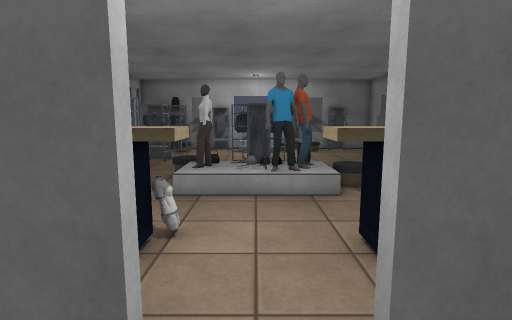
view 1 (above)

20 first-person views from a walk through a Unity game level. The camera is 1.4 m above the floor, tilts 8° down and sees 80° across. Doors are open. The floor is counted in squares, 0.5 m on a side. Each view is taken from the middle of a square. On the plan, view 1 faces up. The plan holds only what a view shows up to about 20 squares ahead; the rest is blank. The player character is not drawn. Some surface patterns are stand-ins.

view 2
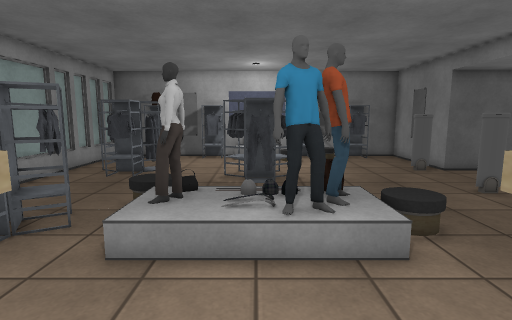

view 3
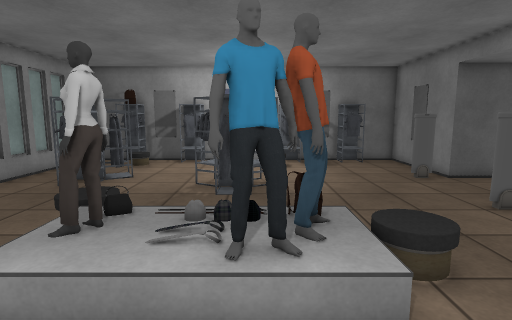

view 4
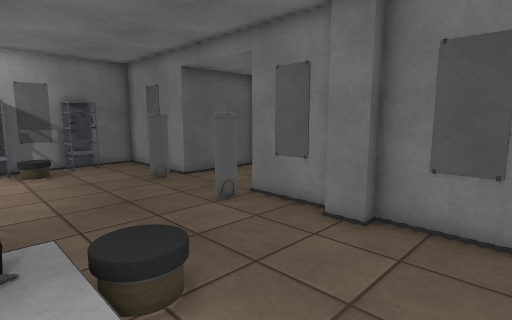

view 5
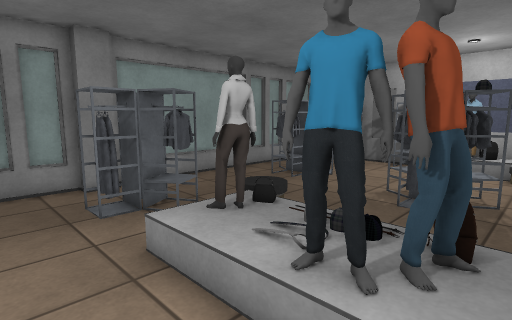

view 6
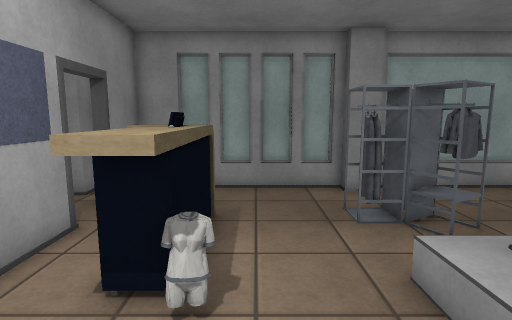

view 7
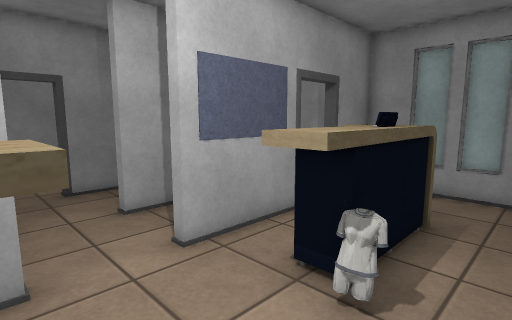

view 8
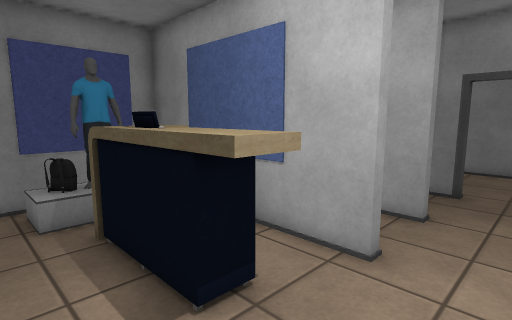

view 9
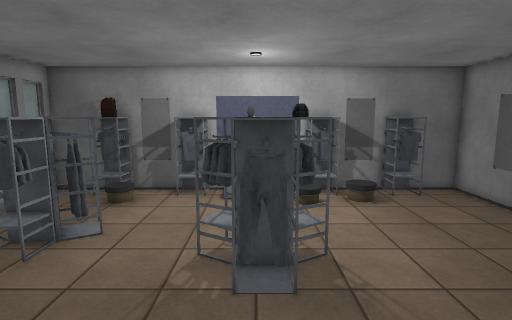

view 10
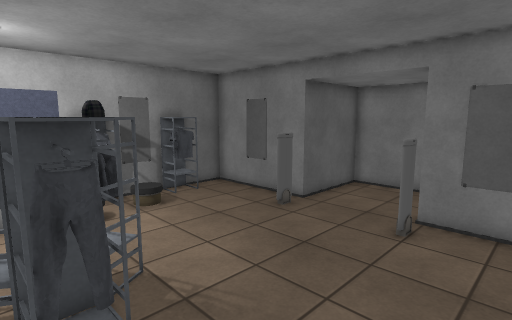

view 11
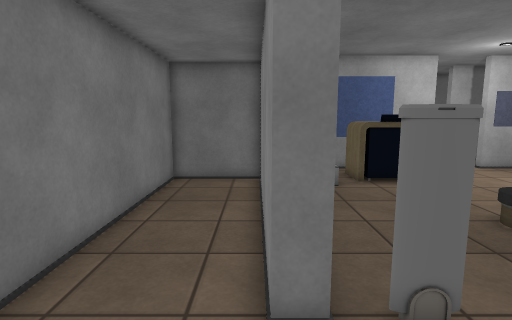

view 12
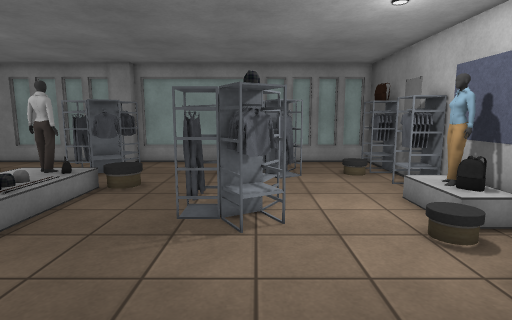

view 13
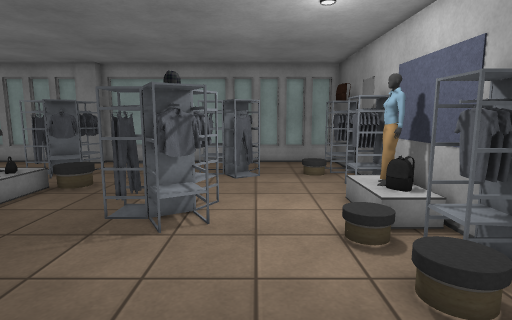

view 14
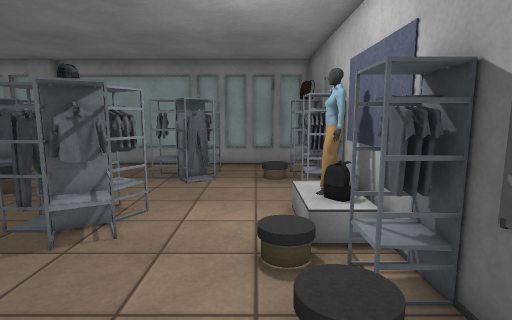

view 15
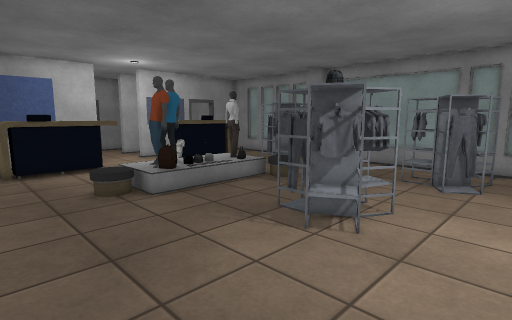

view 16
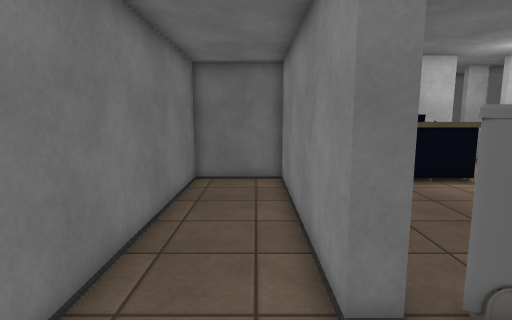

view 17
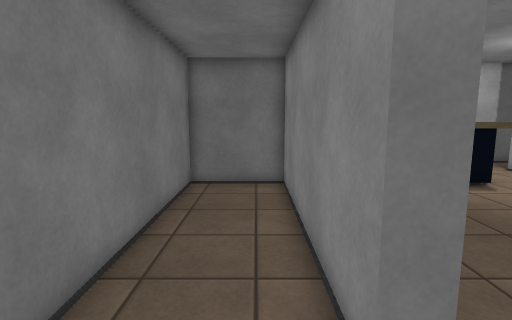

view 18
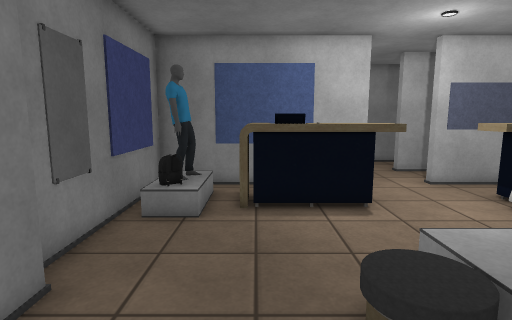

view 19
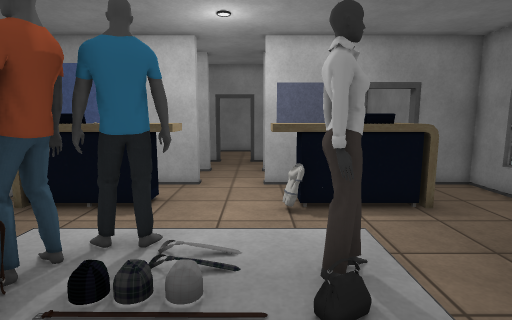

view 20
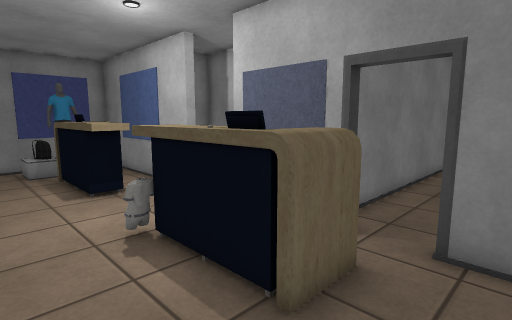

### Floor plan
Key: @ floor where view 1 was taken; # wall or solid block; x gap in a wall; . main floor; : floor 0.5 m higher than the main floor; / step, stairs or slope; D open door; O other object.
Columns run from 10 left of view 1 to 15 right of it. Each row starts with its distance up from view 1.
 27 ######OO#############
 26 #.###.###OOO###.###.#
 25 #...O.......O.OO....#
 24 #...................#
 23 #...................#
 22 #.##O#..............#
 21 #.OOO#.............x######
 20 #..O#....####............#
 19 #..O#....####............#
 18 #........#O#.............#
 17 #........................#
 16 #..................x##...#
 15 #...../O............##...#
 14 #..##./O............##...#
 13 #.O##O./O:: #OO.....##...#
 12 #x####./O::O#OO.....##...#
 11 #..O#../::OO#O......##...#
 10 #....../............##...#
  9 #...................##...#
  8 #...................##...#
  7 #...OOOOO...OOOOO.OO##...#
  6 #...OOOOOO..OOOOO ########
  5 #...O ..........O ##
  4 #####   #.....    #
  3      ####...########
  2       # ..... #
  1       #...... #
  0       ###.@.###
 -1       # .....
 -2       # .....
 -3       ####DD#
 -4       #  #.##
 -5       #   ..
 -6       #   ...
 -7       #   ...
 -8       #   ...
 -9         #####

Positions as (right, up) in squares from view 1, and headings:
1: (0, 0), facing up
2: (0, 5), facing up
3: (1, 7), facing up
4: (2, 8), facing up-right
5: (3, 8), facing up-left
6: (2, 8), facing left
7: (2, 9), facing down-left
8: (-1, 9), facing down-right
9: (0, 12), facing up
10: (-1, 13), facing up-right
11: (11, 20), facing down
12: (9, 20), facing left
13: (9, 22), facing left
14: (8, 24), facing left
15: (8, 24), facing down-left
16: (12, 20), facing down
17: (12, 19), facing down
18: (6, 16), facing down
19: (-1, 16), facing down
20: (-9, 10), facing down-right
